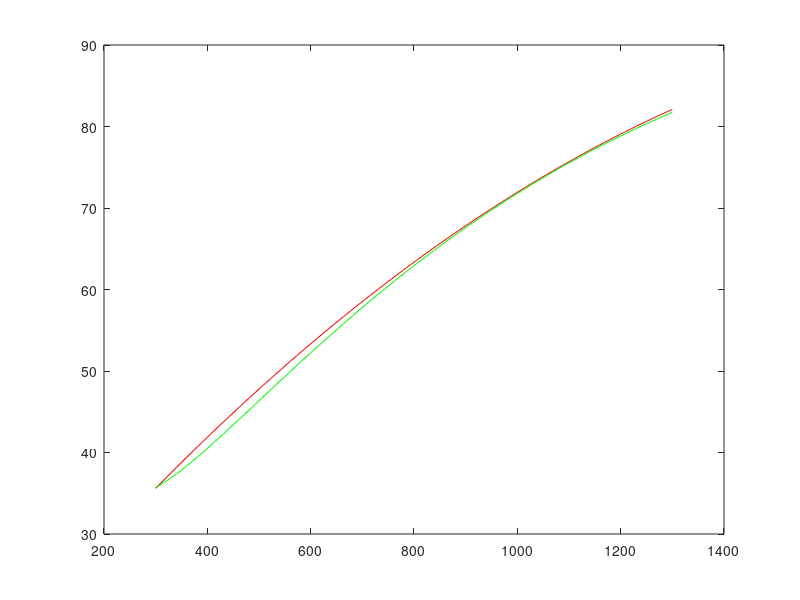

Recreate this plot in MATLAB.
function compare()

approx1 = @(t) 14.63 + 75.30*t + -18.00*t.^2;
approx2 = @(t) -0.703029 + 108.4772*t + -42.52157*t.^2 + 5.862788*t.^3 + 0.678565./t.^2;

T = linspace(300,1300);
plot(T, approx1(T/1000), '-r', T, approx2(T/1000), '-g');

end

